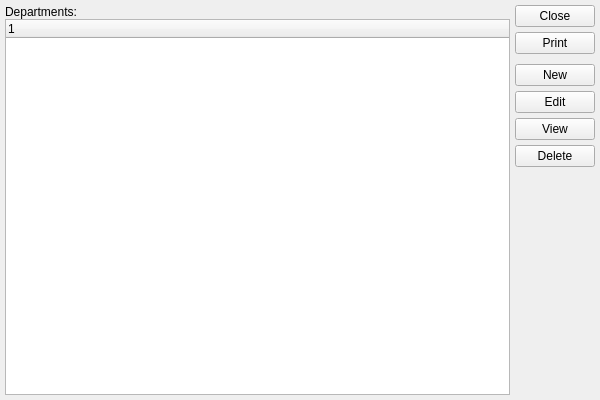
<?xml version="1.0" encoding="UTF-8"?>
<ui version="4.0">
 <comment>This file is part of the xTuple ERP: PostBooks Edition, a free and
open source Enterprise Resource Planning software suite,
Copyright (c) 1999-2010 by OpenMFG LLC, d/b/a xTuple.
It is licensed to you under the Common Public Attribution License
version 1.0, the full text of which (including xTuple-specific Exhibits)
is available at www.xtuple.com/CPAL.  By using this software, you agree
to be bound by its terms.</comment>
 <class>departments</class>
 <widget class="QWidget" name="departments">
  <property name="geometry">
   <rect>
    <x>0</x>
    <y>0</y>
    <width>600</width>
    <height>400</height>
   </rect>
  </property>
  <property name="windowTitle">
   <string>List Departments</string>
  </property>
  <layout class="QGridLayout" name="gridLayout">
   <item row="0" column="0">
    <layout class="QVBoxLayout">
     <property name="spacing">
      <number>0</number>
     </property>
     <item>
      <widget class="QLabel" name="_deptLit">
       <property name="text">
        <string>Departments:</string>
       </property>
      </widget>
     </item>
     <item>
      <widget class="XTreeWidget" name="_deptList"/>
     </item>
    </layout>
   </item>
   <item row="0" column="1">
    <layout class="QVBoxLayout" name="verticalLayout">
     <item>
      <widget class="QPushButton" name="_close">
       <property name="text">
        <string>Close</string>
       </property>
      </widget>
     </item>
     <item>
      <widget class="QPushButton" name="_print">
       <property name="text">
        <string>Print</string>
       </property>
      </widget>
     </item>
     <item>
      <spacer name="verticalSpacer">
       <property name="orientation">
        <enum>Qt::Vertical</enum>
       </property>
       <property name="sizeType">
        <enum>QSizePolicy::Preferred</enum>
       </property>
       <property name="sizeHint" stdset="0">
        <size>
         <width>20</width>
         <height>5</height>
        </size>
       </property>
      </spacer>
     </item>
     <item>
      <widget class="QPushButton" name="_new">
       <property name="text">
        <string>New</string>
       </property>
      </widget>
     </item>
     <item>
      <widget class="QPushButton" name="_edit">
       <property name="text">
        <string>Edit</string>
       </property>
      </widget>
     </item>
     <item>
      <widget class="QPushButton" name="_view">
       <property name="text">
        <string>View</string>
       </property>
      </widget>
     </item>
     <item>
      <widget class="QPushButton" name="_delete">
       <property name="text">
        <string>Delete</string>
       </property>
      </widget>
     </item>
     <item>
      <spacer name="spacer16">
       <property name="orientation">
        <enum>Qt::Vertical</enum>
       </property>
       <property name="sizeType">
        <enum>QSizePolicy::Expanding</enum>
       </property>
       <property name="sizeHint" stdset="0">
        <size>
         <width>21</width>
         <height>140</height>
        </size>
       </property>
      </spacer>
     </item>
    </layout>
   </item>
  </layout>
 </widget>
 <layoutdefault spacing="5" margin="5"/>
 <pixmapfunction>qPixmapFromMimeSource</pixmapfunction>
 <customwidgets>
  <customwidget>
   <class>XTreeWidget</class>
   <extends>QTreeWidget</extends>
   <header>xtreewidget.h</header>
   <container>1</container>
  </customwidget>
 </customwidgets>
 <includes>
  <include location="global">parameter.h</include>
 </includes>
 <resources/>
 <connections/>
</ui>
